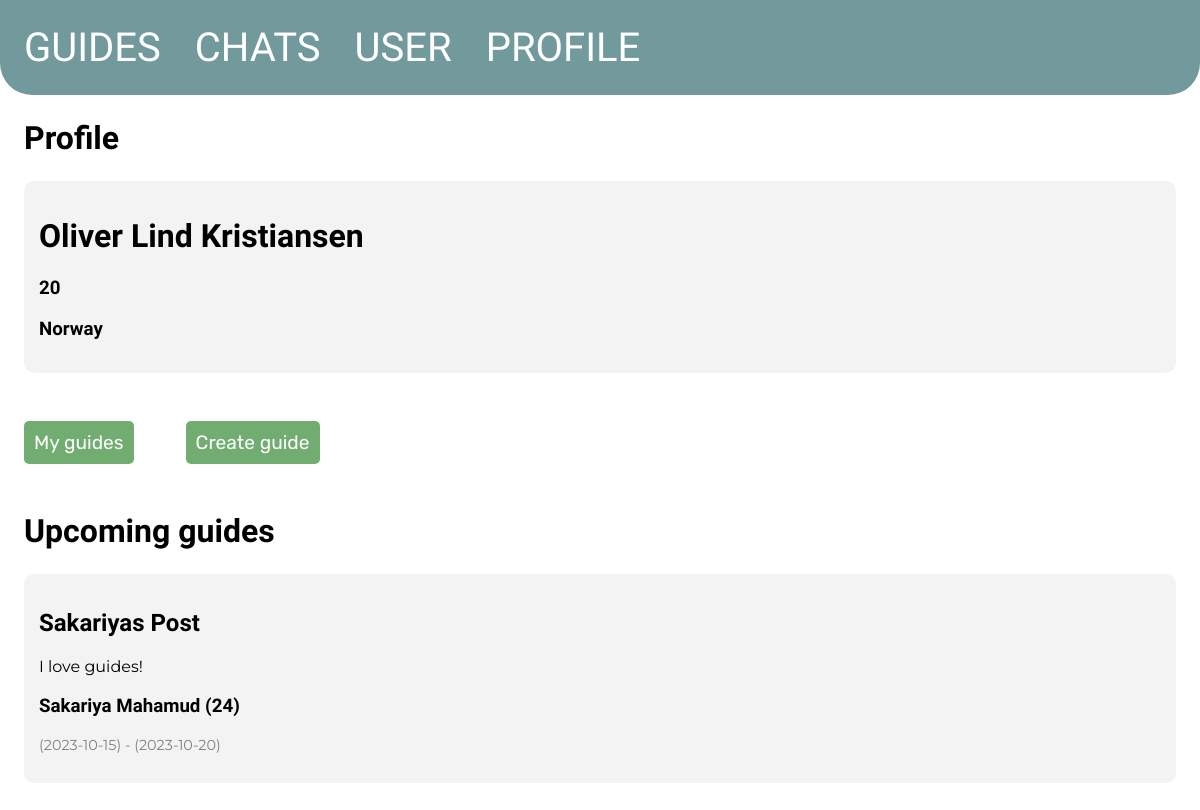
The page /profile/ on the database as committed earlier.
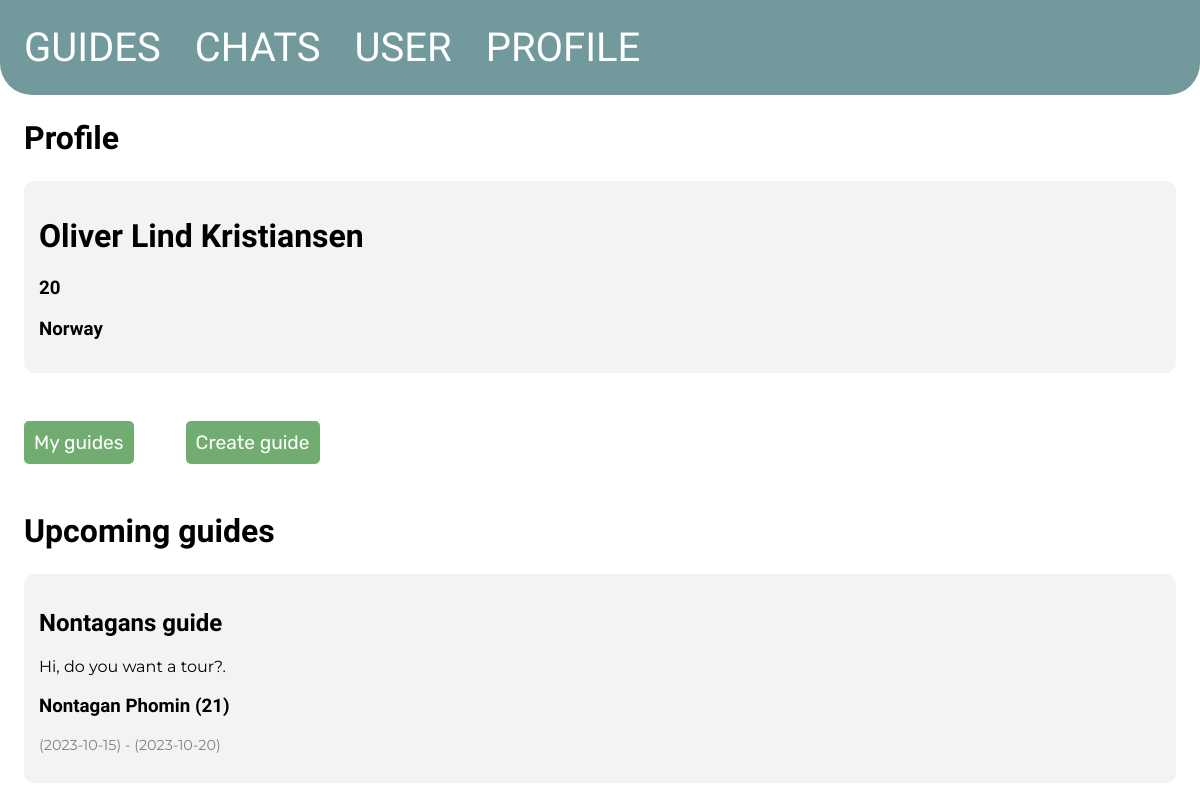
The same page on the database as committed later.
### tables this page shows
CREATE TABLE guide_user
(
    id        INTEGER PRIMARY KEY AUTOINCREMENT,
    user      INTEGER NOT NULL,
    guide     INTEGER NOT NULL,
    from_date DATE    NOT NULL,
    to_date   DATE    NOT NULL,
    FOREIGN KEY (user) REFERENCES user (id),
    FOREIGN KEY (guide) REFERENCES posts (id)
);

CREATE TABLE posts
(
    id       INTEGER PRIMARY KEY AUTOINCREMENT,
    byUser   INTEGER,
    created  TIMESTAMP NOT NULL DEFAULT CURRENT_TIMESTAMP,
    title    TEXT      NOT NULL,
    content  TEXT      NOT NULL,
    country  TEXT      NOT NULL,
    city     TEXT      NOT NULL,
    language TEXT,
    price    INTEGER   NOT NULL,
    FOREIGN KEY (byUser) REFERENCES user (id)
);

CREATE TABLE user
(
    id        INTEGER PRIMARY KEY AUTOINCREMENT,
    firstname TEXT NOT NULL,
    lastname  TEXT NOT NULL,
    age       INTEGER,
    country   TEXT
);

### app.py (the view)
@app.route('/profile/', methods=('GET', 'POST'))
def profile():
    global user_id
    if request.form.get('redirect') == '1':
        return redirect(url_for('guides'))
    elif request.form.get('redirect') == '2':
        return redirect(url_for('create'))
    conn = get_db_connection()
    user = conn.execute('SELECT * FROM user WHERE id = ?', (user_id,)).fetchone()
    guide = conn.execute(
        'SELECT * FROM guide_user, posts, user WHERE guide_user.user = ? AND posts.id = guide_user.guide AND user.id = posts.byUser',
        (user_id,)).fetchall()
    conn.close()
    return render_template('profile.html', user=user, guide=guide)

### app.py (called while the page is built)
def get_db_connection():
    conn = sqlite3.connect('database.db')
    conn.row_factory = sqlite3.Row
    return conn

### templates/profile.html
{% extends 'base.html' %}
{% block content %}
    <h1 id="title">{% block title %} Profile {% endblock %}</h1>
    <div class='post'>
        <h1>{{ user['firstname'] }} {{ user['lastname'] }}</h1>
        <h3>{{ user['age'] }}</h3>
        <h3>{{ user['country'] }}</h3>
    </div>
    <form method="post" action="/profile/">
        <button id="button" type="submit" value="1" name="redirect">My guides</button>
        <button id="button" type="submit" value="2" name="redirect">Create guide</button>
    </form>
    <h1 id="title">Upcoming guides</h1>
    {% for guide in guide %}
        <div class='post'>
            <h2>{{ guide['title'] }}</h2>
            <p>{{ guide['content'] }}</p>
            <h3>{{ guide['firstname'] }} {{ guide['lastname'] }} ({{ guide['age'] }})</h3>
            <p id="date">({{ guide['from_date'] }}) - ({{ guide['to_date'] }})</p>
        </div>
    {% endfor %}
{% endblock %}

Rows that differ between the two databases and show on the page:
changed guide_user: title "Sakariyas Post" → "Nontagans guide"; content "I love guides!" → "Hi, do you want a tour?."; firstname "Sakariya" → "Nontagan"; lastname "Mahamud" → "Phomin"; age "24" → "21"
